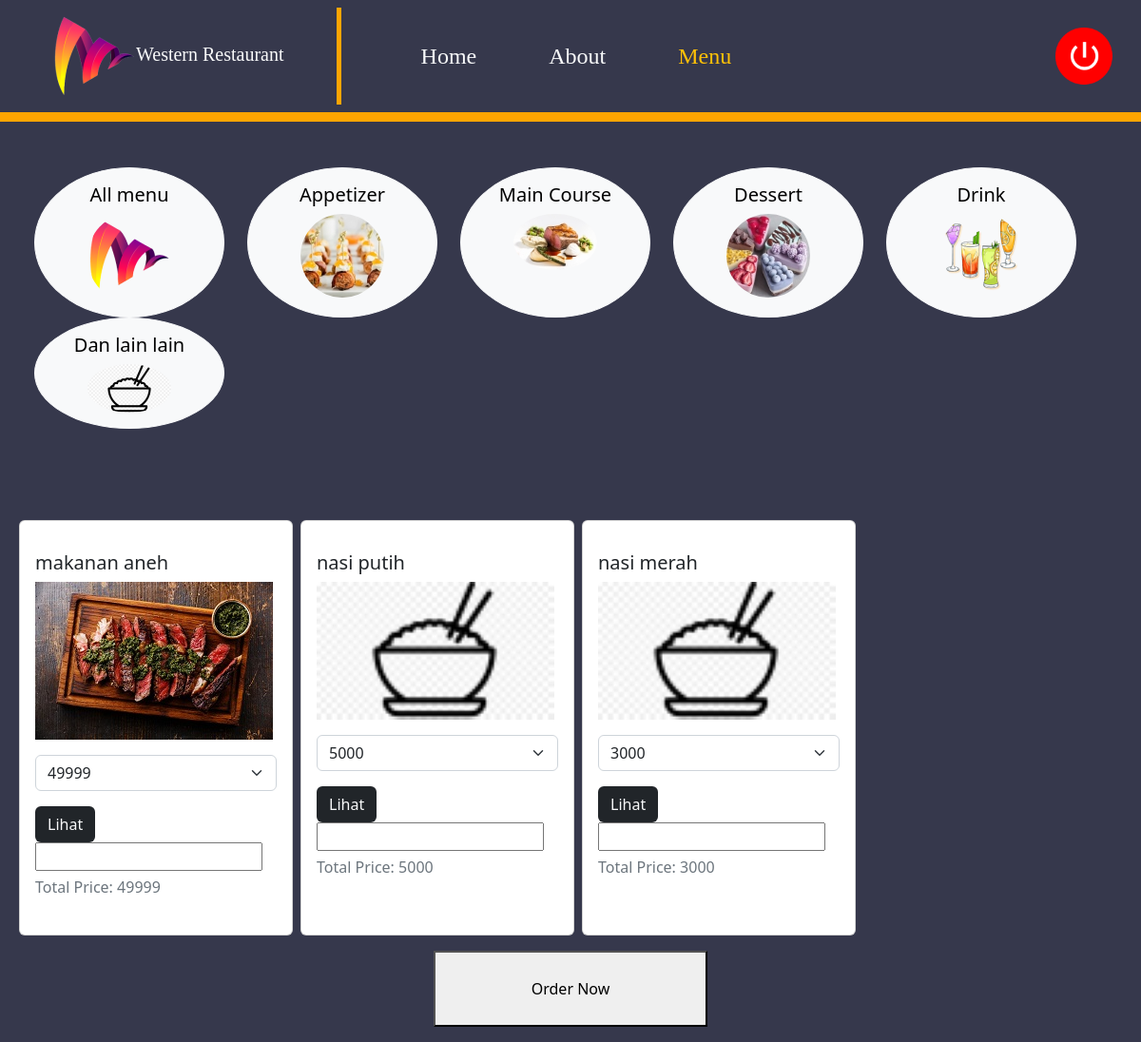
The page /menu-users.php?category=dan lain lain (signed in) on the database its author committed.
### tables this page shows
CREATE TABLE `food` (
  `id_food` int(11) NOT NULL,
  `nama` varchar(50) NOT NULL,
  `keterangan` text NOT NULL,
  `harga` int(6) NOT NULL,
  `rating` float NOT NULL,
  `gambar` varchar(50) NOT NULL,
  `category` varchar(20) NOT NULL
);

### functions/functions-food.php (called while the page is built, shortened)
<?php
    include 'connection.php';
    function queryFunction($query){
        global $connect;
        $rows = [];
        $result = mysqli_query($connect, $query);
        while($row = mysqli_fetch_assoc($result)){
            $rows[] = $row;
        }
        return $rows;
    }
?>

### menu-users.php (the view, shortened to what this page needs)
<?php
    include 'functions/functions-food.php';
    if($_GET['category'] == "all"){
        $food = queryFunction("SELECT * FROM food WHERE category='appetizer' OR category='main course' OR category='dessert' OR category='drink'");
    }else{
        $food = queryFunction("SELECT * FROM food WHERE category='$_GET[category]'");
    }
    $length = end($food);
    $menu = [
        [
            'id' => 1,
            'name' => "All menu",
            'category' => "all",
            'img' => "assets/logo_background/logo-restaurant.png",
        ],
        [
            'id' => 2,
            'name' => "Appetizer",
            'category' => "appetizer",
            'img' => "assets/logo_background/appetizer.jpg",
        ],
        [
            'id' => 3,
            'name' => "Main Course",
            'category' => "main course",
            'img' => "assets/logo_background/main_course.jpg",
        ],
        [
            'id' => 4,
            'name' => "Dessert",
            'category' => "dessert",
            'img' => "assets/logo_background/dessert.jpg",
        ],
        [
            'id' => 5,
            'name' => "Drink",
            'category' => "drink",
            'img' => "assets/logo_background/drink.png",
        ],
        [
            'id' => 6,
            'name' => "Dan lain lain",
            'category' => "dan lain lain",
            'img' => "assets/logo_background/dll.jpg",
        ],
    ]
?>
<!DOCTYPE html>
<html lang="en">
<head>
    <link rel="stylesheet" href="assets/css/styleHomeUsers.css">
    <link href="https://cdn.jsdelivr.net/npm/bootstrap@5.2.2/dist/css/bootstrap.min.css" rel="stylesheet">
</head>
<body>
    <div class="menu-main-page">
    <nav class="navbar navbar-expand-lg navbar-light sticky-top">
        <a class="navbar-brand logo-restaurant text-light" href="#"><img src="assets/logo_background/logo-restaurant.png" alt="Logo-Restaurant">Western Restaurant</a>
        <div class="collapse navbar-collapse" id="navbarNav">
            <ul class="navbar-nav">
            <li class="nav-item active navbar-menu">
                <a class="nav-link text-light text-menu" href="home-users.php">Home</a>
            </li>
            <li class="nav-item navbar-menu">
                <a class="nav-link text-light text-menu" href="about-users.php">About</a>
            </li>
            <li class="nav-item navbar-menu">
                <a class="nav-link text-warning text-menu" href="menu-users.php?category=all">Menu</a>
            </li>
            </ul>
        </div>
        <a href="logout-users.php" class="logout"><img src="assets/logo_background/logout.png" alt="logout"></a>
    </nav>
    <div>
        <div class="container-fluid mt-5">
            <div class="d-flex flex-wrap">
                <?php foreach($menu as $row) : ?>
                    <a href="menu-users.php?category=<?= $row["category"]; ?>" class="ms-4 pt-3 pb-3 btn btn-light" style="width: 200px; border-radius: 50%;">
                        <div>
                            <h5><?= $row["name"]; ?></h5>
                            <img src="<?= $row["img"]; ?>" alt="category-image" style="border-radius: 50%;">
                        </div>
                    </a>
                <?php endforeach; ?>
            </div>
        </div>
        <div>
        <div class="container-fluid mt-5">
            <form action="" method="POST">
            <div class="d-flex flex-wrap">
                    <?php foreach($food as $row) : ?>
                    <div class="card ms-2 mt-5 pt-3 pb-3" style="width: 18rem;">
                        <div class="card-body">
                                <h5 class="card-title"><?= $row["nama"]; ?></h5>
                                <p class="card-image"><img src="img/<?= $row["gambar"]; ?>" alt=""></p>
                                <div class="input-group mb-3">
                                    <select class="form-select" id="price<?= $row['id_food']; ?>">
                                        <option selected><?= $row["harga"]; ?></option>
                                    </select>
                                </div>
                                <a href="lihat-menu.php?id_food=<?= $row['id_food']; ?>" class="btn bg-dark text-light">Lihat</a>
                                <input type="number" name="quantity<?= $row['id_food']; ?>" id="quantity<?= $row['id_food']; ?>">
                                <h6 class="card-subtitle mb-2 text-muted mt-2" id="total-price<?= $row['id_food']; ?>">Total Price: <?= $row["harga"]; ?></h6>
                            </div>
                        </div>
                    <?php endforeach; ?>
                </div>
                <center class="mt-3 pb-3" >
                    <button type="submit" name="order" style="width: 18rem; height: 5rem;">Order Now</button>
                </center>
            </form>
        </div>
    </div>
    </div>
</body>
</html>

### assets/css/styleHomeUsers.css (style rules this page uses)
.menu-main-page { background-color: #36384C; background-repeat: repeat-x; }
.logo-restaurant { border-right: 5px solid orange; font-family: 'Poppins'; padding: 55px; }
.navbar { border-bottom: 10px solid orange; background: #36384C; }
.navbar-menu { font-family: 'Poppins'; font-style: normal; font-weight: 400; font-size: 24px; line-height: 45px; margin-left: 60px; }
.logout { padding-right: 30px; }

### rows shown on the page
food: nama "makanan aneh", gambar (picture), harga+id_food "49999", harga "49999"
food: nama "nasi putih", gambar (picture), harga+id_food "5000", harga "5000"
food: nama "nasi merah", gambar (picture), harga+id_food "3000", harga "3000"

### other values the page prints
$row["name"] "All menu"
$row["name"] "Appetizer"
$row["name"] "Main Course"
$row["name"] "Dessert"
$row["name"] "Drink"
$row["name"] "Dan lain lain"
